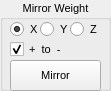
     <widget class="QGroupBox" name="mirror_groupBox">
      <property name="geometry">
       <rect>
        <x>260</x>
        <y>150</y>
        <width>111</width>
        <height>91</height>
       </rect>
      </property>
      <property name="font">
       <font>
        <pointsize>8</pointsize>
       </font>
      </property>
      <property name="title">
       <string>Mirror Weight</string>
      </property>
      <property name="alignment">
       <set>Qt::AlignCenter</set>
      </property>
      <property name="flat">
       <bool>true</bool>
      </property>
      <widget class="QRadioButton" name="mirrorX_radioButton">
       <property name="geometry">
        <rect>
         <x>10</x>
         <y>20</y>
         <width>31</width>
         <height>18</height>
        </rect>
       </property>
       <property name="font">
        <font>
         <pointsize>8</pointsize>
        </font>
       </property>
       <property name="text">
        <string>X</string>
       </property>
       <property name="checked">
        <bool>true</bool>
       </property>
       <property name="+onCommand" stdset="0">
        <string>mirrorXSelectedCmd</string>
       </property>
       <attribute name="buttonGroup">
        <string notr="true">buttonGroup_2</string>
       </attribute>
      </widget>
      <widget class="QRadioButton" name="mirrorY_radioButton">
       <property name="geometry">
        <rect>
         <x>40</x>
         <y>20</y>
         <width>31</width>
         <height>18</height>
        </rect>
       </property>
       <property name="font">
        <font>
         <pointsize>8</pointsize>
        </font>
       </property>
       <property name="text">
        <string>Y</string>
       </property>
       <property name="+onCommand" stdset="0">
        <string>mirrorYSelectedCmd</string>
       </property>
       <attribute name="buttonGroup">
        <string notr="true">buttonGroup_2</string>
       </attribute>
      </widget>
      <widget class="QRadioButton" name="mirrorZ_radioButton">
       <property name="geometry">
        <rect>
         <x>70</x>
         <y>20</y>
         <width>31</width>
         <height>18</height>
        </rect>
       </property>
       <property name="font">
        <font>
         <pointsize>8</pointsize>
        </font>
       </property>
       <property name="text">
        <string>Z</string>
       </property>
       <property name="+onCommand" stdset="0">
        <string>mirrorZSelectedCmd</string>
       </property>
       <attribute name="buttonGroup">
        <string notr="true">buttonGroup_2</string>
       </attribute>
      </widget>
      <widget class="QCheckBox" name="mirror_checkBox">
       <property name="geometry">
        <rect>
         <x>10</x>
         <y>40</y>
         <width>72</width>
         <height>18</height>
        </rect>
       </property>
       <property name="font">
        <font>
         <pointsize>8</pointsize>
        </font>
       </property>
       <property name="text">
        <string>+  to  -</string>
       </property>
       <property name="checked">
        <bool>true</bool>
       </property>
      </widget>
      <widget class="QPushButton" name="mirrorWeight_button">
       <property name="geometry">
        <rect>
         <x>10</x>
         <y>60</y>
         <width>91</width>
         <height>31</height>
        </rect>
       </property>
       <property name="font">
        <font>
         <pointsize>8</pointsize>
        </font>
       </property>
       <property name="text">
        <string>Mirror</string>
       </property>
       <property name="autoDefault">
        <bool>false</bool>
       </property>
       <property name="default">
        <bool>false</bool>
       </property>
       <property name="flat">
        <bool>false</bool>
       </property>
       <property name="+command" stdset="0">
        <string>mirrorWeightCmd</string>
       </property>
      </widget>
     </widget>
